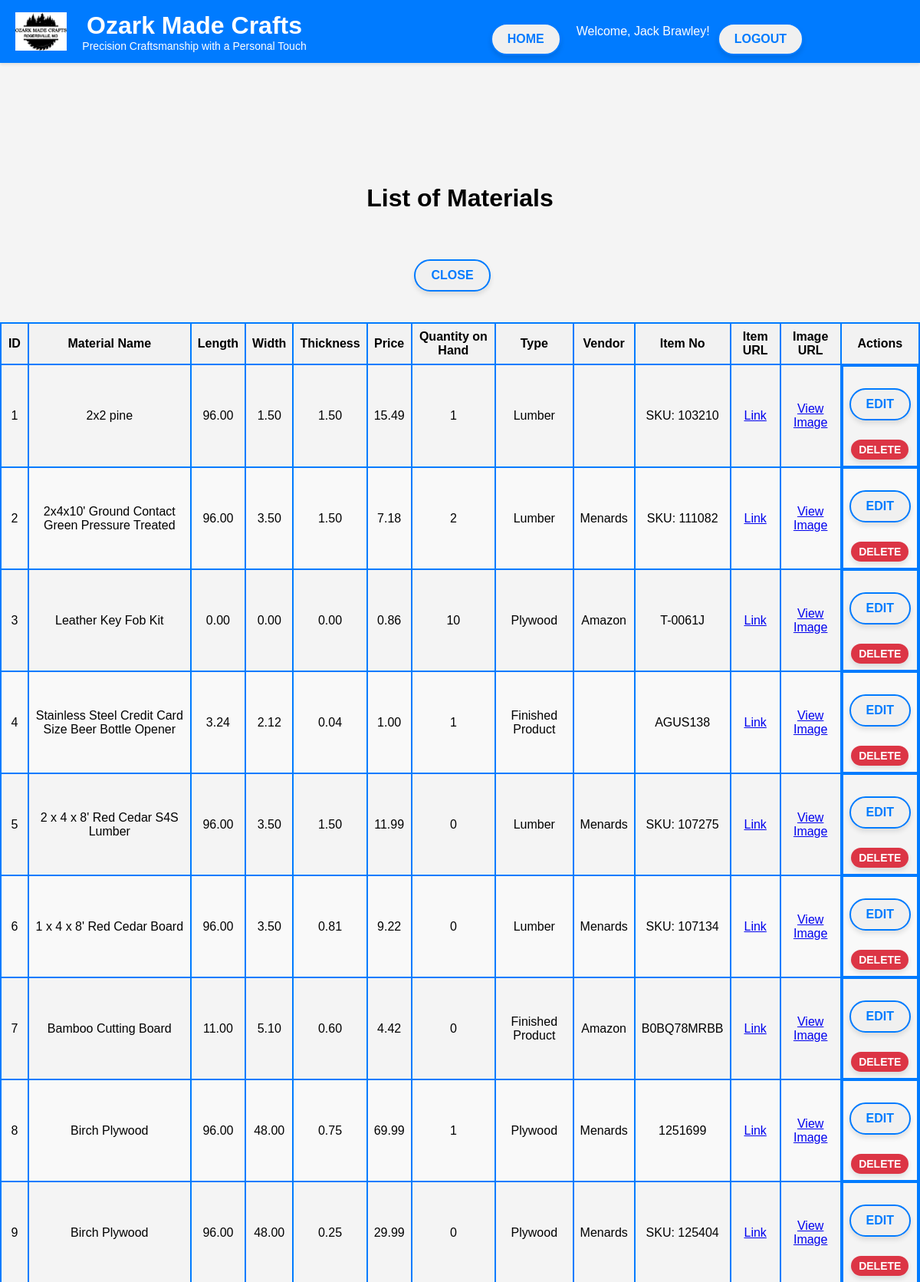
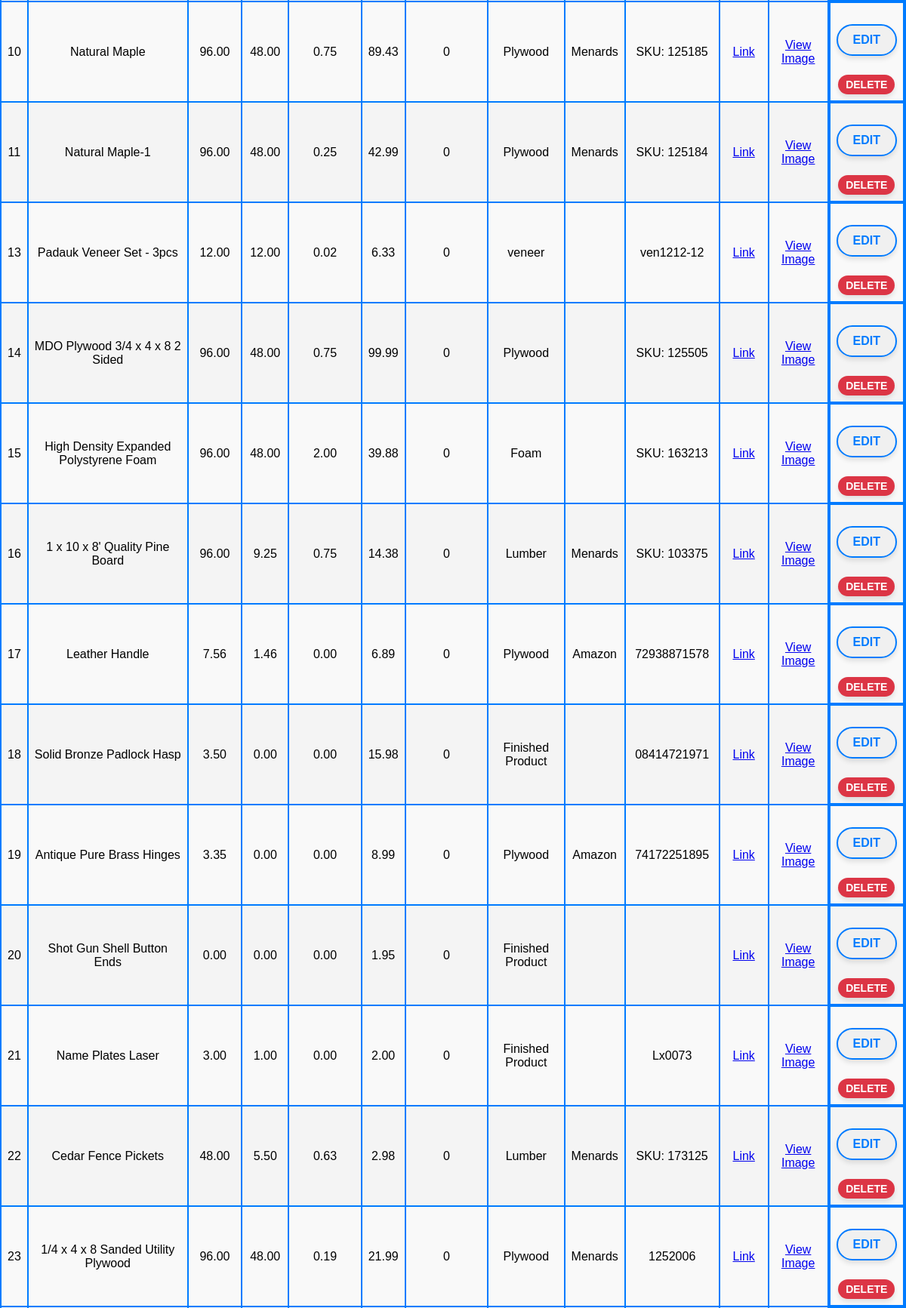
The page /public/materials/list_materials.php (signed in, upper part) on the database its author committed (2 pictures, top to bottom).
### tables this page shows
CREATE TABLE `materials` (
  `id` int(4) NOT NULL AUTO_INCREMENT,
  `material_name` varchar(255) NOT NULL,
  `Length` decimal(10,2) NOT NULL,
  `Width` decimal(10,2) NOT NULL,
  `Thickness` decimal(10,2) NOT NULL,
  `Price` decimal(10,2) NOT NULL,
  `Quantity_on_Hand` int(11) NOT NULL,
  `type` varchar(255) NOT NULL,
  `vendor` varchar(255) NOT NULL,
  `Item_no` varchar(11) NOT NULL,
  `item_url` varchar(255) DEFAULT NULL,
  `image_url` varchar(255) DEFAULT NULL,
  `package_qnty` int(4) NOT NULL DEFAULT 1,
  PRIMARY KEY (`id`)
);

CREATE TABLE `vendors` (
  `id` int(11) NOT NULL AUTO_INCREMENT,
  `Vendor` varchar(255) NOT NULL,
  `Phone` varchar(20) DEFAULT NULL,
  `Web_Address` varchar(255) DEFAULT NULL,
  `Mailing_Address` varchar(255) DEFAULT NULL,
  `Email_Address` varchar(255) DEFAULT NULL,
  PRIMARY KEY (`id`)
);

### Controllers/MaterialController.php (called while the page is built, shortened)
<?php
class MaterialController {
    private $db;
    public function __construct(Database $db) {
        $this->db = $db;
    }
    public function getAllMaterials() {
        $conn = $this->db->getConnection();
        $query = "SELECT materials.*, vendors.vendor AS vendor_name FROM materials
                  LEFT JOIN vendors ON materials.vendor = vendors.id";
        $stmt = $conn->prepare($query);
        $stmt->execute();
        return $stmt->fetchAll(PDO::FETCH_ASSOC);
    }
}
?>

### Views/materials/list_materials.php (the view, shortened to what this page needs)
<?php
require_once BASE_PATH . '/Controllers/MaterialController.php';
$database = new Database(DB_HOST, DB_USER, DB_PASSWORD, DB_NAME);
$materialsController = new MaterialController($database);
$materials = $materialsController->getAllMaterials();
?>
<!DOCTYPE html>
<html lang="en">
<head>
    <link rel="stylesheet" href="<?php echo BASE_URL; ?>styles.css">
</head>
<body>
    <?php include BASE_PATH . '/Views/header.php'; ?>
    <h1 class="center-title">List of Materials</h1>
    <div class="top-buttons">
        <button class="btn styled-btn" style="margin-right: 20px;" onclick="window.location.href='<?php echo BASE_URL; ?>Views/materials/index.php'">Close</button>
    </div>
    <div class="content">
        <table>
            <thead>
                <tr>
                    <th>ID</th>
                    <th>Material Name</th>
                    <th>Length</th>
                    <th>Width</th>
                    <th>Thickness</th>
                    <th>Price</th>
                    <th>Quantity on Hand</th>
                    <th>Type</th>
                    <th>Vendor</th>
                    <th>Item No</th>
                    <th>Item URL</th>
                    <th>Image URL</th>
                    <th>Actions</th>
                </tr>
            </thead>
            <tbody>
                <?php foreach ($materials as $material): ?>
                    <tr>
                        <td><?php echo htmlspecialchars($material['id'] ?? ''); ?></td>
                        <td><?php echo htmlspecialchars($material['material_name'] ?? ''); ?></td>
                        <td><?php echo htmlspecialchars($material['Length'] ?? ''); ?></td>
                        <td><?php echo htmlspecialchars($material['Width'] ?? ''); ?></td>
                        <td><?php echo htmlspecialchars($material['Thickness'] ?? ''); ?></td>
                        <td><?php echo htmlspecialchars($material['Price'] ?? ''); ?></td>
                        <td><?php echo htmlspecialchars($material['Quantity_on_Hand'] ?? ''); ?></td>
                        <td><?php echo htmlspecialchars($material['type'] ?? ''); ?></td>
                        <td><?php echo htmlspecialchars($material['vendor_name'] ?? ''); ?></td>
                        <td><?php echo htmlspecialchars($material['Item_no'] ?? ''); ?></td>
                        <td><a href="<?php echo htmlspecialchars($material['item_url'] ?? ''); ?>" target="_blank">Link</a></td>
                        <td>
                        </td>
                        <td class="action-buttons">
                            <button class="btn styled-btn" onclick="window.location.href='<?php echo BASE_URL; ?>Views/materials/edit_material.php?id=<?php echo urlencode($material['id'] ?? ''); ?>'">Edit</button>
                            <form action="list_materials.php" method="post" onsubmit="return confirm('Are you sure you want to delete this material?');">
                                <input type="submit" class="btn styled-btn red" value="Delete">
                            </form>
                        </td>
                    </tr>
                <?php endforeach; ?>
            </tbody>
        </table>
    </div>
</body>
</html>

### styles.css (style rules this page uses)
body { font-family: Arial, sans-serif; margin: 0; padding: 0; background-color: #f4f4f4; display: flex; flex-direction: column; align-items: center; height: 100vh; margin-top: 160px; padding-top: 60px; }
form { flex-direction: column; align-items: center; }
input[type="submit"] { padding: 10px 20px; border: none; border-radius: 5px; background-color: #007BFF; color: white; cursor: pointer; font-size: 16px; }
.top-buttons { display: flex; justify-content: space-between; margin-top: 20px; }
.center-title { text-align: center; }
.content { margin-top: 20px; }
h1 { text-align: center; margin-top: 100px; }
.btn.styled-btn { background-color: #f0f0f0; color: #007bff; border: 2px solid #007bff; padding: 10px 20px; border-radius: 25px; font-size: 16px; font-weight: bold; text-transform: uppercase; transition: background-color 0.3s, color 0.3s; }
.btn.styled-btn.red { background-color: #DC3545; color: white; padding: 5px 10px; font-size: 14px; border: none; }
.btn { padding: 10px 20px; border: none; border-radius: 5px; background-color: #007BFF; color: white; text-decoration: none; font-size: 16px; cursor: pointer; display: inline-block; margin-top: 20px; }
.styled-btn { box-shadow: 0 4px 6px rgba(0, 0, 0, 0.1); }

### Views/materials/list_materials.php (style rules this page uses)
.top-buttons { display: flex; justify-content: space-between; margin-top: 0px; }
.center-title { text-align: center; margin-top: 20px; }
.content { margin-top: 0px; }
table { width: 100%; border-collapse: collapse; margin-top: 20px; }
table, th, td { border: 2px solid #007BFF; }
th, td { padding: 8px; text-align: center; }
th { background-color: #f2f2f2; }
tr:nth-child(even) { background-color: #f9f9f9; }
.btn.styled-btn.red { background-color: #DC3545; color: white; padding: 5px 10px; font-size: 14px; border: none; }
.action-buttons { display: flex; flex-direction: column; gap: 5px; }

### rows shown on the page
materials: id "1", material_name "2x2 pine", Length "96.00", Width "1.50", Thickness "1.50", Price "15.49", Quantity_on_Hand "1", type "Lumber", Item_no "SKU: 103210"
materials: id "2", material_name "2x4x10' Ground Contact Green Pressure Treated", Length "96.00", Width "3.50", Thickness "1.50", Price "7.18", Quantity_on_Hand "2", type "Lumber", vendors.Vendor "Menards", Item_no "SKU: 111082"
materials: id "3", material_name "Leather Key Fob Kit", Length "0.00", Width "0.00", Thickness "0.00", Price "0.86", Quantity_on_Hand "10", type "Plywood", vendors.Vendor "Amazon", Item_no "T-0061J"
materials: id "4", material_name "Stainless Steel Credit Card Size Beer Bottle Opener", Length "3.24", Width "2.12", Thickness "0.04", Price "1.00", Quantity_on_Hand "1", type "Finished Product", Item_no "AGUS138"
materials: id "5", material_name "2 x 4 x 8' Red Cedar S4S Lumber", Length "96.00", Width "3.50", Thickness "1.50", Price "11.99", Quantity_on_Hand "0", type "Lumber", vendors.Vendor "Menards", Item_no "SKU: 107275"
materials: id "6", material_name "1 x 4 x 8' Red Cedar Board", Length "96.00", Width "3.50", Thickness "0.81", Price "9.22", Quantity_on_Hand "0", type "Lumber", vendors.Vendor "Menards", Item_no "SKU: 107134"
materials: id "7", material_name "Bamboo Cutting Board", Length "11.00", Width "5.10", Thickness "0.60", Price "4.42", Quantity_on_Hand "0", type "Finished Product", vendors.Vendor "Amazon", Item_no "B0BQ78MRBB"
materials: id "8", material_name "Birch Plywood", Length "96.00", Width "48.00", Thickness "0.75", Price "69.99", Quantity_on_Hand "1", type "Plywood", vendors.Vendor "Menards", Item_no "1251699"
materials: id "9", material_name "Birch Plywood", Length "96.00", Width "48.00", Thickness "0.25", Price "29.99", Quantity_on_Hand "0", type "Plywood", vendors.Vendor "Menards", Item_no "SKU: 125404"
materials: id "10", material_name "Natural Maple", Length "96.00", Width "48.00", Thickness "0.75", Price "89.43", Quantity_on_Hand "0", type "Plywood", vendors.Vendor "Menards", Item_no "SKU: 125185"
materials: id "11", material_name "Natural Maple-1", Length "96.00", Width "48.00", Thickness "0.25", Price "42.99", Quantity_on_Hand "0", type "Plywood", vendors.Vendor "Menards", Item_no "SKU: 125184"
materials: id "13", material_name "Padauk Veneer Set - 3pcs", Length "12.00", Width "12.00", Thickness "0.02", Price "6.33", Quantity_on_Hand "0", type "veneer", Item_no "ven1212-12"
materials: id "14", material_name "MDO Plywood 3/4 x 4 x 8 2 Sided", Length "96.00", Width "48.00", Thickness "0.75", Price "99.99", Quantity_on_Hand "0", type "Plywood", Item_no "SKU: 125505"
materials: id "15", material_name "High Density Expanded Polystyrene Foam", Length "96.00", Width "48.00", Thickness "2.00", Price "39.88", Quantity_on_Hand "0", type "Foam", Item_no "SKU: 163213"
materials: id "16", material_name "1 x 10 x 8' Quality Pine Board", Length "96.00", Width "9.25", Thickness "0.75", Price "14.38", Quantity_on_Hand "0", type "Lumber", vendors.Vendor "Menards", Item_no "SKU: 103375"
materials: id "17", material_name "Leather Handle", Length "7.56", Width "1.46", Thickness "0.00", Price "6.89", Quantity_on_Hand "0", type "Plywood", vendors.Vendor "Amazon", Item_no "72938871578"
materials: id "18", material_name "Solid Bronze Padlock Hasp", Length "3.50", Width "0.00", Thickness "0.00", Price "15.98", Quantity_on_Hand "0", type "Finished Product", Item_no "08414721971"
materials: id "19", material_name "Antique Pure Brass Hinges", Length "3.35", Width "0.00", Thickness "0.00", Price "8.99", Quantity_on_Hand "0", type "Plywood", vendors.Vendor "Amazon", Item_no "74172251895"
materials: id "20", material_name "Shot Gun Shell Button Ends", Length "0.00", Width "0.00", Thickness "0.00", Price "1.95", Quantity_on_Hand "0", type "Finished Product"
materials: id "21", material_name "Name Plates Laser", Length "3.00", Width "1.00", Thickness "0.00", Price "2.00", Quantity_on_Hand "0", type "Finished Product", Item_no "Lx0073"
materials: id "22", material_name "Cedar Fence Pickets", Length "48.00", Width "5.50", Thickness "0.63", Price "2.98", Quantity_on_Hand "0", type "Lumber", vendors.Vendor "Menards", Item_no "SKU: 173125"
materials: id "23", material_name "1/4 x 4 x 8 Sanded Utility Plywood", Length "96.00", Width "48.00", Thickness "0.19", Price "21.99", Quantity_on_Hand "0", type "Plywood", vendors.Vendor "Menards", Item_no "1252006"

### other values the page prints
$_SESSION['username'] "Jack Brawley"
